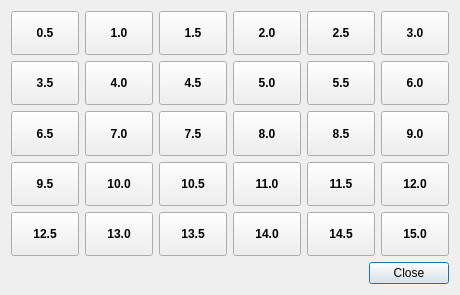
<?xml version="1.0" encoding="UTF-8"?>
<ui version="4.0">
 <class>Dialog_dosage</class>
 <widget class="QDialog" name="Dialog_dosage">
  <property name="windowModality">
   <enum>Qt::NonModal</enum>
  </property>
  <property name="geometry">
   <rect>
    <x>0</x>
    <y>0</y>
    <width>460</width>
    <height>295</height>
   </rect>
  </property>
  <property name="sizePolicy">
   <sizepolicy hsizetype="Preferred" vsizetype="Preferred">
    <horstretch>0</horstretch>
    <verstretch>0</verstretch>
   </sizepolicy>
  </property>
  <property name="windowTitle">
   <string>劑量詞庫</string>
  </property>
  <property name="modal">
   <bool>false</bool>
  </property>
  <layout class="QVBoxLayout" name="verticalLayout">
   <item>
    <layout class="QGridLayout" name="gridLayout">
     <item row="2" column="3">
      <widget class="QToolButton" name="toolButton_16">
       <property name="sizePolicy">
        <sizepolicy hsizetype="Expanding" vsizetype="Preferred">
         <horstretch>0</horstretch>
         <verstretch>0</verstretch>
        </sizepolicy>
       </property>
       <property name="font">
        <font>
         <weight>75</weight>
         <bold>true</bold>
        </font>
       </property>
       <property name="text">
        <string>8.0</string>
       </property>
       <property name="toolButtonStyle">
        <enum>Qt::ToolButtonTextUnderIcon</enum>
       </property>
      </widget>
     </item>
     <item row="1" column="2">
      <widget class="QToolButton" name="toolButton_9">
       <property name="sizePolicy">
        <sizepolicy hsizetype="Expanding" vsizetype="Preferred">
         <horstretch>0</horstretch>
         <verstretch>0</verstretch>
        </sizepolicy>
       </property>
       <property name="font">
        <font>
         <weight>75</weight>
         <bold>true</bold>
        </font>
       </property>
       <property name="text">
        <string>4.5</string>
       </property>
       <property name="toolButtonStyle">
        <enum>Qt::ToolButtonTextUnderIcon</enum>
       </property>
      </widget>
     </item>
     <item row="3" column="2">
      <widget class="QToolButton" name="toolButton_21">
       <property name="sizePolicy">
        <sizepolicy hsizetype="Expanding" vsizetype="Preferred">
         <horstretch>0</horstretch>
         <verstretch>0</verstretch>
        </sizepolicy>
       </property>
       <property name="font">
        <font>
         <weight>75</weight>
         <bold>true</bold>
        </font>
       </property>
       <property name="text">
        <string>10.5</string>
       </property>
       <property name="toolButtonStyle">
        <enum>Qt::ToolButtonTextUnderIcon</enum>
       </property>
      </widget>
     </item>
     <item row="0" column="0">
      <widget class="QToolButton" name="toolButton_1">
       <property name="sizePolicy">
        <sizepolicy hsizetype="Expanding" vsizetype="Preferred">
         <horstretch>0</horstretch>
         <verstretch>0</verstretch>
        </sizepolicy>
       </property>
       <property name="font">
        <font>
         <weight>75</weight>
         <bold>true</bold>
        </font>
       </property>
       <property name="text">
        <string>0.5</string>
       </property>
       <property name="toolButtonStyle">
        <enum>Qt::ToolButtonTextUnderIcon</enum>
       </property>
      </widget>
     </item>
     <item row="2" column="5">
      <widget class="QToolButton" name="toolButton_18">
       <property name="sizePolicy">
        <sizepolicy hsizetype="Expanding" vsizetype="Preferred">
         <horstretch>0</horstretch>
         <verstretch>0</verstretch>
        </sizepolicy>
       </property>
       <property name="font">
        <font>
         <weight>75</weight>
         <bold>true</bold>
        </font>
       </property>
       <property name="text">
        <string>9.0</string>
       </property>
       <property name="toolButtonStyle">
        <enum>Qt::ToolButtonTextUnderIcon</enum>
       </property>
      </widget>
     </item>
     <item row="0" column="4">
      <widget class="QToolButton" name="toolButton_5">
       <property name="sizePolicy">
        <sizepolicy hsizetype="Expanding" vsizetype="Preferred">
         <horstretch>0</horstretch>
         <verstretch>0</verstretch>
        </sizepolicy>
       </property>
       <property name="font">
        <font>
         <weight>75</weight>
         <bold>true</bold>
        </font>
       </property>
       <property name="text">
        <string>2.5</string>
       </property>
       <property name="toolButtonStyle">
        <enum>Qt::ToolButtonTextUnderIcon</enum>
       </property>
      </widget>
     </item>
     <item row="2" column="2">
      <widget class="QToolButton" name="toolButton_15">
       <property name="sizePolicy">
        <sizepolicy hsizetype="Expanding" vsizetype="Preferred">
         <horstretch>0</horstretch>
         <verstretch>0</verstretch>
        </sizepolicy>
       </property>
       <property name="font">
        <font>
         <weight>75</weight>
         <bold>true</bold>
        </font>
       </property>
       <property name="text">
        <string>7.5</string>
       </property>
       <property name="toolButtonStyle">
        <enum>Qt::ToolButtonTextUnderIcon</enum>
       </property>
      </widget>
     </item>
     <item row="1" column="5">
      <widget class="QToolButton" name="toolButton_12">
       <property name="sizePolicy">
        <sizepolicy hsizetype="Expanding" vsizetype="Preferred">
         <horstretch>0</horstretch>
         <verstretch>0</verstretch>
        </sizepolicy>
       </property>
       <property name="font">
        <font>
         <weight>75</weight>
         <bold>true</bold>
        </font>
       </property>
       <property name="text">
        <string>6.0</string>
       </property>
       <property name="toolButtonStyle">
        <enum>Qt::ToolButtonTextUnderIcon</enum>
       </property>
      </widget>
     </item>
     <item row="3" column="1">
      <widget class="QToolButton" name="toolButton_20">
       <property name="sizePolicy">
        <sizepolicy hsizetype="Expanding" vsizetype="Preferred">
         <horstretch>0</horstretch>
         <verstretch>0</verstretch>
        </sizepolicy>
       </property>
       <property name="font">
        <font>
         <weight>75</weight>
         <bold>true</bold>
        </font>
       </property>
       <property name="text">
        <string>10.0</string>
       </property>
       <property name="toolButtonStyle">
        <enum>Qt::ToolButtonTextUnderIcon</enum>
       </property>
      </widget>
     </item>
     <item row="0" column="5">
      <widget class="QToolButton" name="toolButton_6">
       <property name="sizePolicy">
        <sizepolicy hsizetype="Expanding" vsizetype="Preferred">
         <horstretch>0</horstretch>
         <verstretch>0</verstretch>
        </sizepolicy>
       </property>
       <property name="font">
        <font>
         <weight>75</weight>
         <bold>true</bold>
        </font>
       </property>
       <property name="text">
        <string>3.0</string>
       </property>
       <property name="toolButtonStyle">
        <enum>Qt::ToolButtonTextUnderIcon</enum>
       </property>
      </widget>
     </item>
     <item row="1" column="1">
      <widget class="QToolButton" name="toolButton_8">
       <property name="sizePolicy">
        <sizepolicy hsizetype="Expanding" vsizetype="Preferred">
         <horstretch>0</horstretch>
         <verstretch>0</verstretch>
        </sizepolicy>
       </property>
       <property name="font">
        <font>
         <weight>75</weight>
         <bold>true</bold>
        </font>
       </property>
       <property name="text">
        <string>4.0</string>
       </property>
       <property name="toolButtonStyle">
        <enum>Qt::ToolButtonTextUnderIcon</enum>
       </property>
      </widget>
     </item>
     <item row="3" column="5">
      <widget class="QToolButton" name="toolButton_24">
       <property name="sizePolicy">
        <sizepolicy hsizetype="Expanding" vsizetype="Preferred">
         <horstretch>0</horstretch>
         <verstretch>0</verstretch>
        </sizepolicy>
       </property>
       <property name="font">
        <font>
         <weight>75</weight>
         <bold>true</bold>
        </font>
       </property>
       <property name="text">
        <string>12.0</string>
       </property>
       <property name="toolButtonStyle">
        <enum>Qt::ToolButtonTextUnderIcon</enum>
       </property>
      </widget>
     </item>
     <item row="1" column="3">
      <widget class="QToolButton" name="toolButton_10">
       <property name="sizePolicy">
        <sizepolicy hsizetype="Expanding" vsizetype="Preferred">
         <horstretch>0</horstretch>
         <verstretch>0</verstretch>
        </sizepolicy>
       </property>
       <property name="font">
        <font>
         <weight>75</weight>
         <bold>true</bold>
        </font>
       </property>
       <property name="text">
        <string>5.0</string>
       </property>
       <property name="toolButtonStyle">
        <enum>Qt::ToolButtonTextUnderIcon</enum>
       </property>
      </widget>
     </item>
     <item row="2" column="0">
      <widget class="QToolButton" name="toolButton_13">
       <property name="sizePolicy">
        <sizepolicy hsizetype="Expanding" vsizetype="Preferred">
         <horstretch>0</horstretch>
         <verstretch>0</verstretch>
        </sizepolicy>
       </property>
       <property name="font">
        <font>
         <weight>75</weight>
         <bold>true</bold>
        </font>
       </property>
       <property name="text">
        <string>6.5</string>
       </property>
       <property name="toolButtonStyle">
        <enum>Qt::ToolButtonTextUnderIcon</enum>
       </property>
      </widget>
     </item>
     <item row="2" column="4">
      <widget class="QToolButton" name="toolButton_17">
       <property name="sizePolicy">
        <sizepolicy hsizetype="Expanding" vsizetype="Preferred">
         <horstretch>0</horstretch>
         <verstretch>0</verstretch>
        </sizepolicy>
       </property>
       <property name="font">
        <font>
         <weight>75</weight>
         <bold>true</bold>
        </font>
       </property>
       <property name="text">
        <string>8.5</string>
       </property>
       <property name="toolButtonStyle">
        <enum>Qt::ToolButtonTextUnderIcon</enum>
       </property>
      </widget>
     </item>
     <item row="1" column="4">
      <widget class="QToolButton" name="toolButton_11">
       <property name="sizePolicy">
        <sizepolicy hsizetype="Expanding" vsizetype="Preferred">
         <horstretch>0</horstretch>
         <verstretch>0</verstretch>
        </sizepolicy>
       </property>
       <property name="font">
        <font>
         <weight>75</weight>
         <bold>true</bold>
        </font>
       </property>
       <property name="text">
        <string>5.5</string>
       </property>
       <property name="toolButtonStyle">
        <enum>Qt::ToolButtonTextUnderIcon</enum>
       </property>
      </widget>
     </item>
     <item row="0" column="2">
      <widget class="QToolButton" name="toolButton_3">
       <property name="sizePolicy">
        <sizepolicy hsizetype="Expanding" vsizetype="Preferred">
         <horstretch>0</horstretch>
         <verstretch>0</verstretch>
        </sizepolicy>
       </property>
       <property name="font">
        <font>
         <weight>75</weight>
         <bold>true</bold>
        </font>
       </property>
       <property name="text">
        <string>1.5</string>
       </property>
       <property name="toolButtonStyle">
        <enum>Qt::ToolButtonTextUnderIcon</enum>
       </property>
      </widget>
     </item>
     <item row="3" column="4">
      <widget class="QToolButton" name="toolButton_23">
       <property name="sizePolicy">
        <sizepolicy hsizetype="Expanding" vsizetype="Preferred">
         <horstretch>0</horstretch>
         <verstretch>0</verstretch>
        </sizepolicy>
       </property>
       <property name="font">
        <font>
         <weight>75</weight>
         <bold>true</bold>
        </font>
       </property>
       <property name="text">
        <string>11.5</string>
       </property>
       <property name="toolButtonStyle">
        <enum>Qt::ToolButtonTextUnderIcon</enum>
       </property>
      </widget>
     </item>
     <item row="1" column="0">
      <widget class="QToolButton" name="toolButton_7">
       <property name="sizePolicy">
        <sizepolicy hsizetype="Expanding" vsizetype="Preferred">
         <horstretch>0</horstretch>
         <verstretch>0</verstretch>
        </sizepolicy>
       </property>
       <property name="font">
        <font>
         <weight>75</weight>
         <bold>true</bold>
        </font>
       </property>
       <property name="text">
        <string>3.5</string>
       </property>
       <property name="toolButtonStyle">
        <enum>Qt::ToolButtonTextUnderIcon</enum>
       </property>
      </widget>
     </item>
     <item row="0" column="1">
      <widget class="QToolButton" name="toolButton_2">
       <property name="sizePolicy">
        <sizepolicy hsizetype="Expanding" vsizetype="Preferred">
         <horstretch>0</horstretch>
         <verstretch>0</verstretch>
        </sizepolicy>
       </property>
       <property name="font">
        <font>
         <weight>75</weight>
         <bold>true</bold>
        </font>
       </property>
       <property name="text">
        <string>1.0</string>
       </property>
       <property name="toolButtonStyle">
        <enum>Qt::ToolButtonTextUnderIcon</enum>
       </property>
      </widget>
     </item>
     <item row="3" column="0">
      <widget class="QToolButton" name="toolButton_19">
       <property name="sizePolicy">
        <sizepolicy hsizetype="Expanding" vsizetype="Preferred">
         <horstretch>0</horstretch>
         <verstretch>0</verstretch>
        </sizepolicy>
       </property>
       <property name="font">
        <font>
         <weight>75</weight>
         <bold>true</bold>
        </font>
       </property>
       <property name="text">
        <string>9.5</string>
       </property>
       <property name="toolButtonStyle">
        <enum>Qt::ToolButtonTextUnderIcon</enum>
       </property>
      </widget>
     </item>
     <item row="2" column="1">
      <widget class="QToolButton" name="toolButton_14">
       <property name="sizePolicy">
        <sizepolicy hsizetype="Expanding" vsizetype="Preferred">
         <horstretch>0</horstretch>
         <verstretch>0</verstretch>
        </sizepolicy>
       </property>
       <property name="font">
        <font>
         <weight>75</weight>
         <bold>true</bold>
        </font>
       </property>
       <property name="text">
        <string>7.0</string>
       </property>
       <property name="toolButtonStyle">
        <enum>Qt::ToolButtonTextUnderIcon</enum>
       </property>
      </widget>
     </item>
     <item row="0" column="3">
      <widget class="QToolButton" name="toolButton_4">
       <property name="sizePolicy">
        <sizepolicy hsizetype="Expanding" vsizetype="Preferred">
         <horstretch>0</horstretch>
         <verstretch>0</verstretch>
        </sizepolicy>
       </property>
       <property name="font">
        <font>
         <weight>75</weight>
         <bold>true</bold>
        </font>
       </property>
       <property name="text">
        <string>2.0</string>
       </property>
       <property name="toolButtonStyle">
        <enum>Qt::ToolButtonTextUnderIcon</enum>
       </property>
      </widget>
     </item>
     <item row="3" column="3">
      <widget class="QToolButton" name="toolButton_22">
       <property name="sizePolicy">
        <sizepolicy hsizetype="Expanding" vsizetype="Preferred">
         <horstretch>0</horstretch>
         <verstretch>0</verstretch>
        </sizepolicy>
       </property>
       <property name="font">
        <font>
         <weight>75</weight>
         <bold>true</bold>
        </font>
       </property>
       <property name="text">
        <string>11.0</string>
       </property>
       <property name="toolButtonStyle">
        <enum>Qt::ToolButtonTextUnderIcon</enum>
       </property>
      </widget>
     </item>
     <item row="4" column="0">
      <widget class="QToolButton" name="toolButton_25">
       <property name="sizePolicy">
        <sizepolicy hsizetype="Expanding" vsizetype="Preferred">
         <horstretch>0</horstretch>
         <verstretch>0</verstretch>
        </sizepolicy>
       </property>
       <property name="font">
        <font>
         <weight>75</weight>
         <bold>true</bold>
        </font>
       </property>
       <property name="text">
        <string>12.5</string>
       </property>
       <property name="toolButtonStyle">
        <enum>Qt::ToolButtonTextUnderIcon</enum>
       </property>
      </widget>
     </item>
     <item row="4" column="1">
      <widget class="QToolButton" name="toolButton_26">
       <property name="sizePolicy">
        <sizepolicy hsizetype="Expanding" vsizetype="Preferred">
         <horstretch>0</horstretch>
         <verstretch>0</verstretch>
        </sizepolicy>
       </property>
       <property name="font">
        <font>
         <weight>75</weight>
         <bold>true</bold>
        </font>
       </property>
       <property name="text">
        <string>13.0</string>
       </property>
       <property name="toolButtonStyle">
        <enum>Qt::ToolButtonTextUnderIcon</enum>
       </property>
      </widget>
     </item>
     <item row="4" column="2">
      <widget class="QToolButton" name="toolButton_27">
       <property name="sizePolicy">
        <sizepolicy hsizetype="Expanding" vsizetype="Preferred">
         <horstretch>0</horstretch>
         <verstretch>0</verstretch>
        </sizepolicy>
       </property>
       <property name="font">
        <font>
         <weight>75</weight>
         <bold>true</bold>
        </font>
       </property>
       <property name="text">
        <string>13.5</string>
       </property>
       <property name="toolButtonStyle">
        <enum>Qt::ToolButtonTextUnderIcon</enum>
       </property>
      </widget>
     </item>
     <item row="4" column="3">
      <widget class="QToolButton" name="toolButton_28">
       <property name="sizePolicy">
        <sizepolicy hsizetype="Expanding" vsizetype="Preferred">
         <horstretch>0</horstretch>
         <verstretch>0</verstretch>
        </sizepolicy>
       </property>
       <property name="font">
        <font>
         <weight>75</weight>
         <bold>true</bold>
        </font>
       </property>
       <property name="text">
        <string>14.0</string>
       </property>
       <property name="toolButtonStyle">
        <enum>Qt::ToolButtonTextUnderIcon</enum>
       </property>
      </widget>
     </item>
     <item row="4" column="4">
      <widget class="QToolButton" name="toolButton_29">
       <property name="sizePolicy">
        <sizepolicy hsizetype="Expanding" vsizetype="Preferred">
         <horstretch>0</horstretch>
         <verstretch>0</verstretch>
        </sizepolicy>
       </property>
       <property name="font">
        <font>
         <weight>75</weight>
         <bold>true</bold>
        </font>
       </property>
       <property name="text">
        <string>14.5</string>
       </property>
       <property name="toolButtonStyle">
        <enum>Qt::ToolButtonTextUnderIcon</enum>
       </property>
      </widget>
     </item>
     <item row="4" column="5">
      <widget class="QToolButton" name="toolButton_30">
       <property name="sizePolicy">
        <sizepolicy hsizetype="Expanding" vsizetype="Preferred">
         <horstretch>0</horstretch>
         <verstretch>0</verstretch>
        </sizepolicy>
       </property>
       <property name="font">
        <font>
         <weight>75</weight>
         <bold>true</bold>
        </font>
       </property>
       <property name="text">
        <string>15.0</string>
       </property>
       <property name="toolButtonStyle">
        <enum>Qt::ToolButtonTextUnderIcon</enum>
       </property>
      </widget>
     </item>
    </layout>
   </item>
   <item>
    <widget class="QDialogButtonBox" name="buttonBox">
     <property name="standardButtons">
      <set>QDialogButtonBox::Close</set>
     </property>
    </widget>
   </item>
  </layout>
 </widget>
 <resources/>
 <connections/>
</ui>
